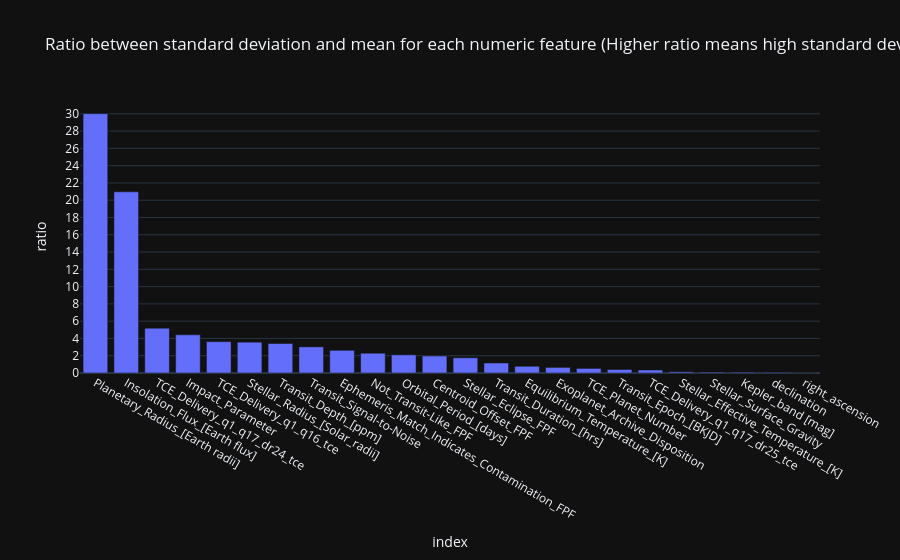

Write notebook code for a chart like this one.
### Code cell
plot_Variance = px.bar(stats_df, y='ratio', title = "Ratio between standard deviation and mean for each numeric feature\n(Higher ratio means high standard deviation compare to mean)")

plot_Variance.update_layout(
    yaxis = dict(
        tickmode = 'linear',
        dtick = 2
    ),
    template="plotly_dark"
)

plot_Variance.show()

### Figure 1 — Plotly figure (JSON) as saved in the notebook; plotly's stock layout.template omitted (floating-point values rounded to 4 significant figures)
{"data": [{"alignmentgroup": "True", "hovertemplate": "index=%{x}<br>ratio=%{y}<extra></extra>", "legendgroup": "", "marker": {"color": "#636efa"}, "name": "", "offsetgroup": "", "orientation": "v", "showlegend": false, "textposition": "auto", "type": "bar", "x": ["Planetary_Radius_[Earth radii]", "Insolation_Flux_[Earth flux]", "TCE_Delivery_q1_q17_dr24_tce", "Impact_Parameter", "TCE_Delivery_q1_q16_tce", "Stellar_Radius_[Solar_radii]", "Transit_Depth_[ppm]", "Transit_Signal-to-Noise", "Ephemeris_Match_Indicates_Contamination_FPF", "Not_Transit-Like_FPF", "Orbital_Period_[days]", "Centroid_Offset_FPF", "Stellar_Eclipse_FPF", "Transit_Duration_[hrs]", "Equilibrium_Temperature_[K]", "Exoplanet_Archive_Disposition", "TCE_Planet_Number", "Transit_Epoch_[BKJD]", "TCE_Delivery_q1_q17_dr25_tce", "Stellar_Effective_Temperature_[K]", "Stellar_Surface_Gravity", "Kepler_band [mag]", "declination", "right_ascension"], "xaxis": "x", "y": [30.02, 20.97, 5.192, 4.423, 3.63, 3.57, 3.414, 3.027, 2.625, 2.289, 2.101, 1.973, 1.76, 1.158, 0.7779, 0.6477, 0.5289, 0.4033, 0.3449, 0.1398, 0.1007, 0.09615, 0.08222, 0.01634], "yaxis": "y"}], "layout": {"autosize": true, "barmode": "relative", "legend": {"tracegroupgap": 0}, "title": {"text": "Ratio between standard deviation and mean for each numeric feature\n(Higher ratio means high standard deviation compare to mean)"}, "xaxis": {"anchor": "y", "autorange": true, "domain": [0, 1], "range": [-0.5, 23.5], "title": {"text": "index"}, "type": "category"}, "yaxis": {"anchor": "x", "autorange": true, "domain": [0, 1], "dtick": 2, "range": [0, 31.6], "tickmode": "linear", "title": {"text": "ratio"}, "type": "linear"}}}
